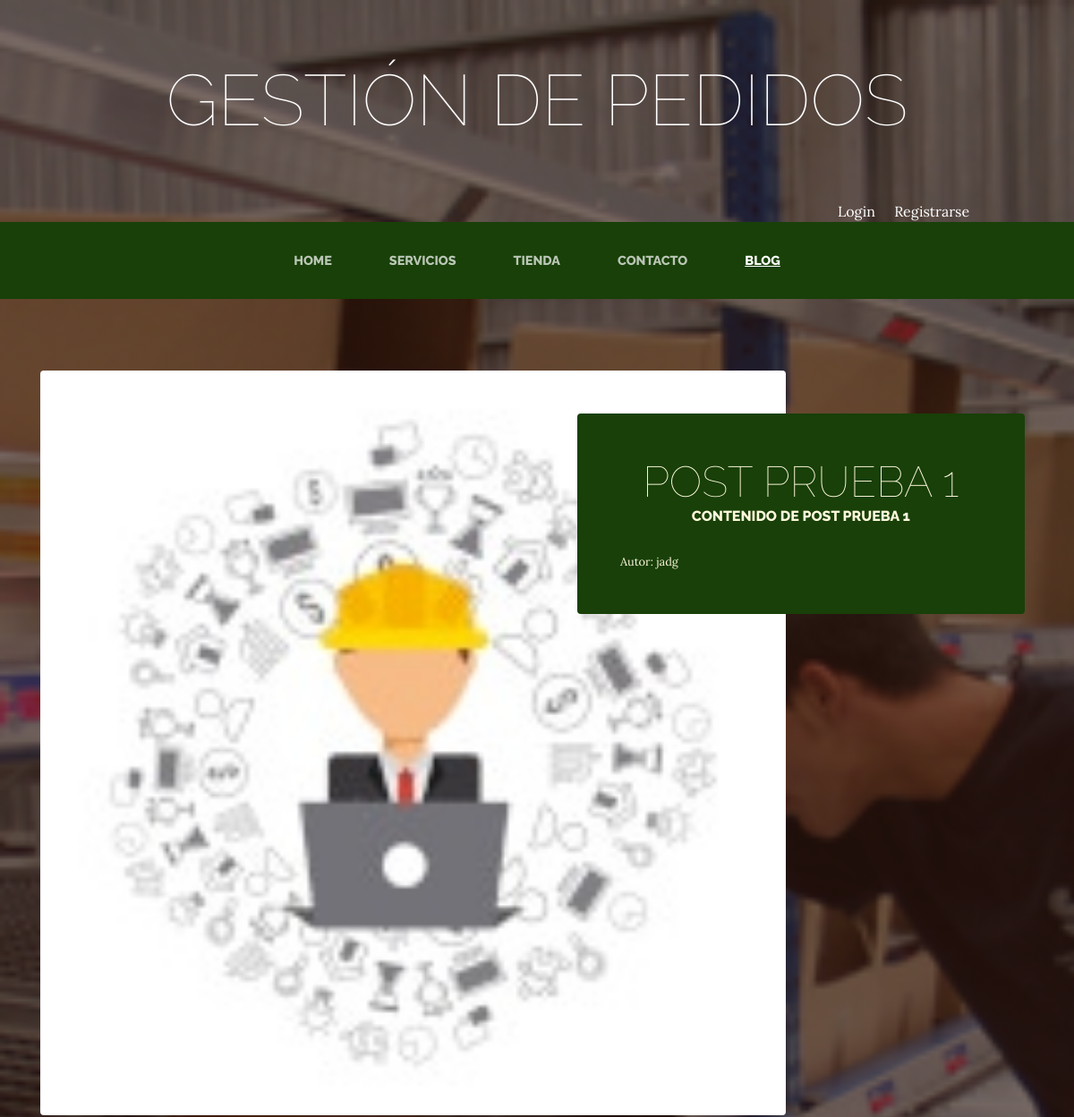
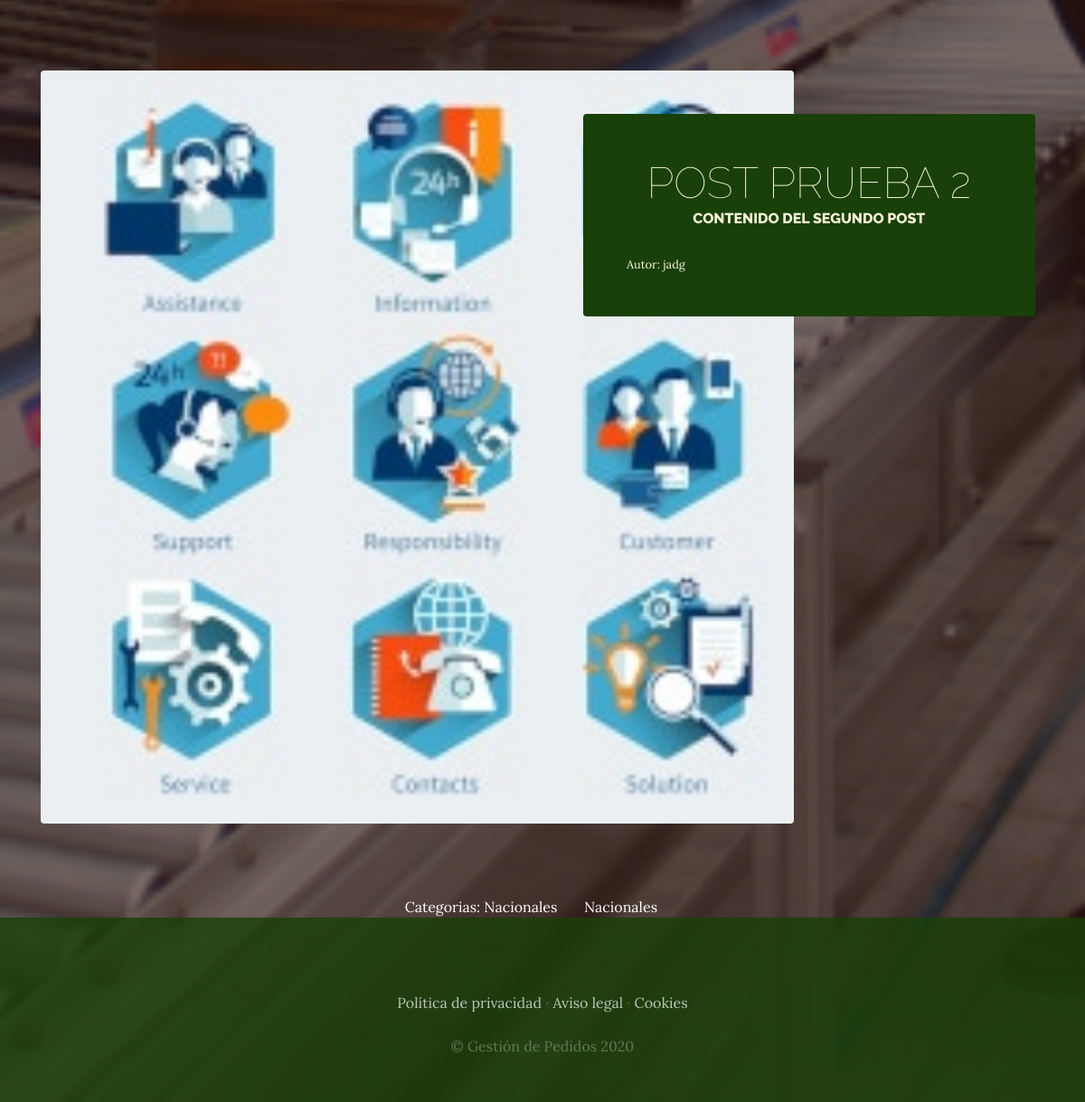
Screenshot of /blog/categoria/2/ with the database file from the repository (2 pictures, top to bottom).
### blog/models.py (models this page shows, shortened)
class Post(models.Model):
    titulo = models.CharField(max_length=100)
    contenido = models.CharField(max_length=200)
    imagen = models.ImageField(upload_to="blog", blank=True, null=True)
    autor = models.ForeignKey(User, on_delete=models.CASCADE)
    categorias = models.ManyToManyField(Categoria)
    created = models.DateTimeField(auto_now_add=True)
    updated = models.DateTimeField(auto_now=True)
    class Meta:
        verbose_name = ('post')
        verbose_name_plural = ('posts')

class Categoria(models.Model):
    nombre = models.CharField(max_length=100)
    created = models.DateTimeField(auto_now_add=True)
    updated = models.DateTimeField(auto_now=True)
    class Meta:
        verbose_name = ('categoria')
        verbose_name_plural = ('categorias')
    def __str__(self):
        return self.nombre

### blog/views.py (the view)
# urls.py: path('categoria/<int:categoria_id>/', views.categoria, name="categoria"),
def categoria(request, categoria_id):
    categoria = Categoria.objects.get(id=categoria_id)
    posts = Post.objects.filter(categorias=categoria)
    return render(request, 'blog/categoria.html', {'categoria': categoria, 'posts': posts})

### carro/context_processor.py (called while the page is built)
def importe_total_carro(request):
    total = 0
    if request.user.is_authenticated:
        for key, value in request.session["carro"].items():
            total = total + float(value["precio"])
    else:
        total = 'Debes loguearte para ver el total'
    return {"importe_total_carro": total}

### blog/templates/blog/categoria.html
{% extends "proyectowebapp/base.html" %}
{% load static %}
{% block content %}
{% for post in posts %}
<section class="page-section clearfix">
  <div class="container">
    <div class="intro">
      <img
        class="intro-img img-fluid mb-3 mb-lg-0 rounded"
        src="{{ post.imagen.url }}"
        alt=""
        style="widht: 30%"
      />
      <div class="intro-text left-0 text-center bg-faded p-5 rounded">
        <h2 class="section-heading mb-4">
          <span class="section-heading-lower">{{ post.titulo }}</span>
          <span class="section-heading-upper">{{ post.contenido }}</span>
        </h2>
        <div style="text-align: left; font-size: 80%">
          Autor: {{ post.autor }}
        </div>
      </div>
    </div>
  </div>
</section>
{% endfor %}
<section>
  <div style="widht: 75%; margin: auto; text-align: center; color: white">
    Categorias:
    {% for post in posts %}
        {% for categoria in post.categorias.all %}
            {{ categoria }}  &nbsp; &nbsp; &nbsp;
        {% endfor %}
    {% endfor %}
  </div>
</section>
{% endblock %}

### proyectowebapp/static/proyectowebapp/css/gestion.css (style rules this page uses)
body { font-family: 'Lora'; background: linear-gradient(rgba(47, 23, 15, 0.65), rgba(47, 23, 15, 0.65)), url("../img/bg_main.jpg"); background-attachment: fixed; background-position: center; background-size: cover; }
h1, h2, h3, h4, h5, h6 { font-family: 'Raleway'; }
.page-section { margin-top: 5rem; margin-bottom: 5rem; }
.section-heading { text-transform: uppercase; }
.section-heading .section-heading-upper { display: block; font-size: 1rem; font-weight: 800; padding-bottom:.5rem; }
.section-heading .section-heading-lower { display: block; font-size: 3rem; font-weight: 100; }
.bg-faded { background-color: rgba(255, 255, 255, 0.85); }
.intro { position: relative; }
@media (min-width: 992px) { .intro .intro-img { width: 75%; float: left; } }
@media (min-width: 992px) { .intro .intro-text { left: 600; width: 60%; margin-top: 3rem; background-color: rgba(24, 64, 8); color: cornsilk; position: absolute; } }
@media (min-width: 1200px) { .intro .intro-text { width: 45%; } }

### rows the page displays
Post: imagen (picture), titulo "POST PRUEBA 1", contenido "CONTENIDO DE POST PRUEBA 1", autor "jadg"
Post: imagen (picture), titulo "POST PRUEBA 2", contenido "CONTENIDO DEL SEGUNDO POST", autor "jadg"
Categoria: nombre "Nacionales"
